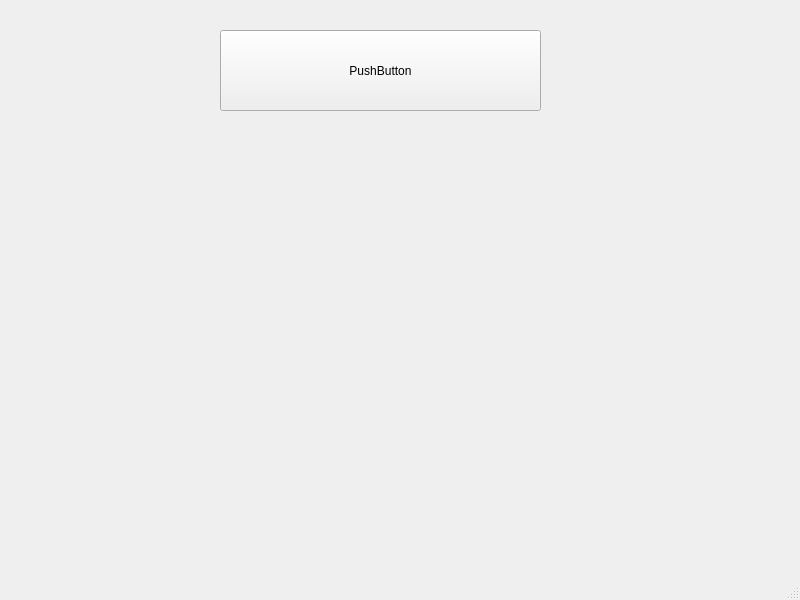
<?xml version="1.0" encoding="UTF-8"?>
<ui version="4.0">
 <class>MainWindow</class>
 <widget class="QMainWindow" name="MainWindow">
  <property name="geometry">
   <rect>
    <x>0</x>
    <y>0</y>
    <width>800</width>
    <height>600</height>
   </rect>
  </property>
  <property name="windowTitle">
   <string>MainWindow</string>
  </property>
  <widget class="QWidget" name="centralwidget">
   <widget class="QPushButton" name="pushButton">
    <property name="geometry">
     <rect>
      <x>220</x>
      <y>30</y>
      <width>321</width>
      <height>81</height>
     </rect>
    </property>
    <property name="text">
     <string>PushButton</string>
    </property>
   </widget>
  </widget>
  <widget class="QMenuBar" name="menubar">
   <property name="geometry">
    <rect>
     <x>0</x>
     <y>0</y>
     <width>800</width>
     <height>22</height>
    </rect>
   </property>
  </widget>
  <widget class="QStatusBar" name="statusbar"/>
 </widget>
 <resources/>
 <connections/>
</ui>
